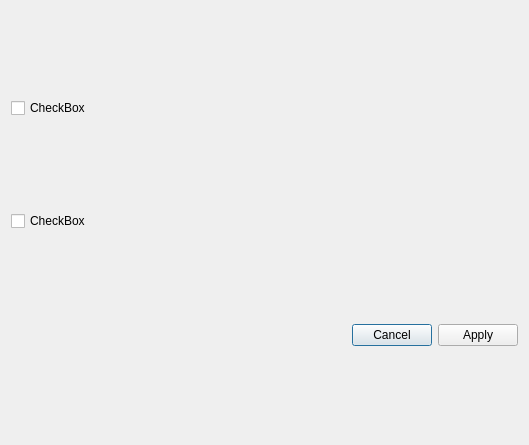
<?xml version="1.0" encoding="UTF-8"?>
<ui version="4.0">
 <class>FootageDialog</class>
 <widget class="QDialog" name="FootageDialog">
  <property name="geometry">
   <rect>
    <x>0</x>
    <y>0</y>
    <width>529</width>
    <height>445</height>
   </rect>
  </property>
  <property name="windowTitle">
   <string>Dialog</string>
  </property>
  <layout class="QVBoxLayout" name="verticalLayout">
   <item>
    <widget class="QCheckBox" name="checkBox">
     <property name="text">
      <string>CheckBox</string>
     </property>
    </widget>
   </item>
   <item>
    <widget class="QCheckBox" name="checkBox_2">
     <property name="text">
      <string>CheckBox</string>
     </property>
    </widget>
   </item>
   <item>
    <widget class="QDialogButtonBox" name="buttonBox">
     <property name="orientation">
      <enum>Qt::Horizontal</enum>
     </property>
     <property name="standardButtons">
      <set>QDialogButtonBox::Apply|QDialogButtonBox::Cancel</set>
     </property>
    </widget>
   </item>
  </layout>
 </widget>
 <resources/>
 <connections>
  <connection>
   <sender>buttonBox</sender>
   <signal>accepted()</signal>
   <receiver>FootageDialog</receiver>
   <slot>accept()</slot>
   <hints>
    <hint type="sourcelabel">
     <x>248</x>
     <y>254</y>
    </hint>
    <hint type="destinationlabel">
     <x>157</x>
     <y>274</y>
    </hint>
   </hints>
  </connection>
  <connection>
   <sender>buttonBox</sender>
   <signal>rejected()</signal>
   <receiver>FootageDialog</receiver>
   <slot>reject()</slot>
   <hints>
    <hint type="sourcelabel">
     <x>316</x>
     <y>260</y>
    </hint>
    <hint type="destinationlabel">
     <x>286</x>
     <y>274</y>
    </hint>
   </hints>
  </connection>
 </connections>
</ui>
